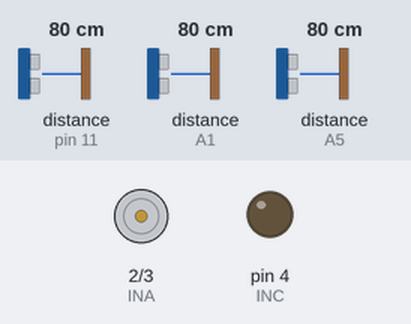
The sketch below on a simulated Arduino Mega 2560, built with avr-gcc and run on an emulated ATmega2560. Parts: motor-driver pin pairs drawn as motors (green arrow = first pin HIGH = forward, orange = second pin HIGH = backward, longer = more drive), output pins drawn as LEDs (lit = HIGH). The test bench sets the inputs (shaded band); at power-on: distance to the obstacle (sensors on pin 11, A1, A5) 80 cm. The echo pulse lasts 58.3 µs per cm.

Above: at 0.1 s.
At 5.1 s:
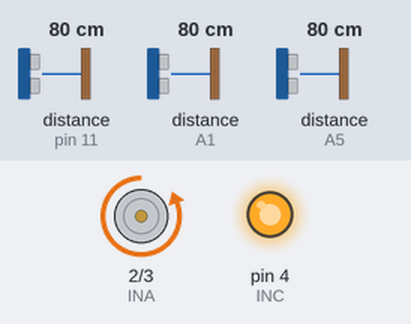
Timing chart, 0 to 6.6 s (numbered marks = the images above):
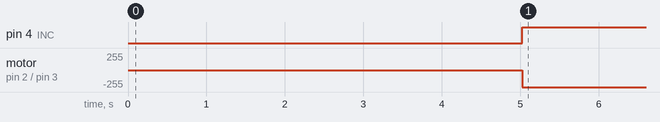

Measured:
- by itself, pin 4 (INC): LOW → HIGH at 5.0 s
- by itself, motor on pin 2 (INA) / pin 3 (INB): stopped → backward 255/255 at 5.0 s

The sketch:

SrcCodeSumo_Final.ino
```cpp
#include <NewPing.h>
#include <Arduino.h>
const unsigned long TIME_FORWARD = 100;
const unsigned long TIME_LEFT    = 180;
const unsigned long TIME_RIGHT   = 180;

const unsigned long COAST_MS = 20;

const int INA = 2, INB = 3;
const int INC = 4, IND = 5;

const int TRIG_FRONT = A0, ECHO_FRONT = A1;
const int TRIG_RIGHT = A4, ECHO_RIGHT = A5;
const int TRIG_LEFT  = 10, ECHO_LEFT  = 11;
const int MAX_DISTANCE = 50;

NewPing sonarFront(TRIG_FRONT, ECHO_FRONT, MAX_DISTANCE);
NewPing sonarRight(TRIG_RIGHT, ECHO_RIGHT, MAX_DISTANCE);
NewPing sonarLeft (TRIG_LEFT,  ECHO_LEFT,  MAX_DISTANCE);

int  distFront = 0, distRight = 0, distLeft = 0;
int  cntFront = 0,  cntRight = 0,  cntLeft = 0;
bool enemyFront = false, enemyRight = false, enemyLeft = false;
bool isTimeUp = false;

const unsigned long PING_INTERVAL_MS = 30;
unsigned long lastPingTime = 0;
uint8_t sensorIndex = 0;

enum ActionPhase { AP_DECIDE, AP_COAST, AP_WAIT_TURN, AP_WAIT_FORWARD };
enum Move { MOVE_FORWARD, MOVE_LEFT, MOVE_RIGHT };

ActionPhase actionPhase = AP_DECIDE;
unsigned long phaseEndTime = 0;
Move currentMove = MOVE_FORWARD;
Move pendingMove = MOVE_FORWARD;
unsigned long pendingDuration = 0;
ActionPhase pendingResultPhase = AP_DECIDE;

void setup() {
  pinMode(INA, OUTPUT); pinMode(INB, OUTPUT);
  pinMode(INC, OUTPUT); pinMode(IND, LOW);
}
//  ĐỘNG CƠ
void forward() {
  digitalWrite(INA, HIGH); digitalWrite(INB, LOW);
  digitalWrite(INC, HIGH); digitalWrite(IND, LOW);
}
void left() {
  digitalWrite(INA, LOW);  digitalWrite(INB, HIGH);
  digitalWrite(INC, HIGH); digitalWrite(IND, LOW);
}
void right() {
  digitalWrite(INA, HIGH); digitalWrite(INB, LOW);
  digitalWrite(INC, LOW);  digitalWrite(IND, HIGH);
}
void stopMotors() {
  digitalWrite(INA, LOW); digitalWrite(INB, LOW);
  digitalWrite(INC, LOW); digitalWrite(IND, LOW);
}

void applyMove(Move m) {
  switch (m) {
    case MOVE_FORWARD: forward(); break;
    case MOVE_LEFT:    left();    break;
    case MOVE_RIGHT:   right();   break;
  }
}

void updateFlag(int dist, int &counter, bool &flag) {
  if (dist > 0 && dist < MAX_DISTANCE) counter++; else counter = 0;
  flag = (counter >= 2);
}

void updateSensors() {


  if (actionPhase == AP_COAST) return;
  if (millis() - lastPingTime < PING_INTERVAL_MS) return;
  lastPingTime = millis();
  switch (sensorIndex) {
    case 0: distFront = sonarFront.ping_cm(); updateFlag(distFront, cntFront, enemyFront); break;
    case 1: distRight = sonarRight.ping_cm(); updateFlag(distRight, cntRight, enemyRight); break;
    case 2: distLeft  = sonarLeft.ping_cm();  updateFlag(distLeft,  cntLeft,  enemyLeft);  break;
  }
  sensorIndex = (sensorIndex + 1) % 3;
}
void queueMove(Move m, unsigned long duration, ActionPhase resultPhase) {
  if (m == currentMove) {
    actionPhase = resultPhase;
    phaseEndTime = millis() + duration;
    return;
  }
  stopMotors();
  pendingMove = m;
  pendingDuration = duration;
  pendingResultPhase = resultPhase;
  currentMove = m;
  actionPhase = AP_COAST;
  phaseEndTime = millis() + COAST_MS;
}

void runAttackStateMachine() {
  if (millis() < phaseEndTime) return;
  if (actionPhase == AP_COAST) {
    applyMove(pendingMove);
    actionPhase = pendingResultPhase;
    phaseEndTime = millis() + pendingDuration;
    return;
  }
  if (actionPhase == AP_WAIT_TURN) {
    queueMove(MOVE_FORWARD, TIME_FORWARD, AP_WAIT_FORWARD);
    return;
  }
  if (enemyFront) {
    queueMove(MOVE_FORWARD, TIME_FORWARD, AP_WAIT_FORWARD);
  } else if (enemyRight) {
    queueMove(MOVE_RIGHT, TIME_RIGHT, AP_WAIT_TURN);
  } else if (enemyLeft) {
    queueMove(MOVE_LEFT, TIME_LEFT, AP_WAIT_TURN);
  } else {
    queueMove(MOVE_LEFT, 0, AP_DECIDE);
  }
}
void loop() {
  if (millis() > 5000) isTimeUp = true;

  updateSensors();
  if (!isTimeUp) return;

  runAttackStateMachine();
}
```
